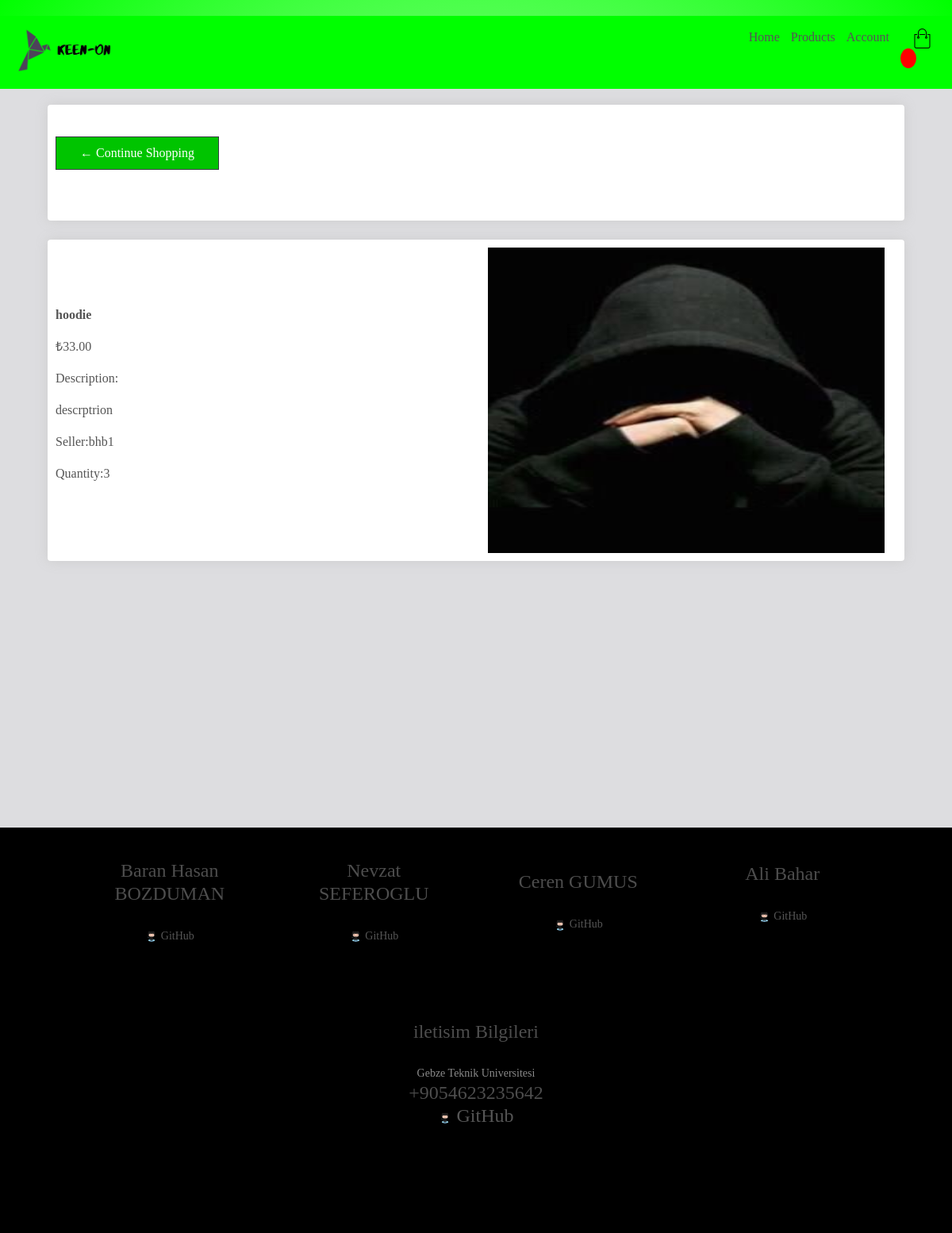
Screenshot of /product_details/10 with the database file from the repository.
### store/models.py (models this page shows, shortened)
class Product(models.Model):
	id = models.AutoField
	customer = models.ForeignKey(Customer, on_delete=models.CASCADE, null=True, blank=True, related_name="product_c")
	name = models.CharField(max_length=200, null=True)
	price= models.FloatField()
	digital = models.BooleanField(default=False, null=True, blank=False)
	image = models.ImageField(null=True, blank=True)
	quantity = models.IntegerField(default=0, null=True, blank=True)
	description =models.CharField(default="default", max_length=2000, null=False)
	@property
	def imageURL(self):
		try:
			url = self.image.url
		except:
			url = ''
		return url

### account/models.py (models this page shows, shortened)
class Customer(models.Model):
	user = models.OneToOneField(User,null=True, blank=True, on_delete= models.CASCADE)
	image = models.ImageField(default='defaultProfile.png',null=True, blank=True)
	phone =  models.CharField(max_length= 12, null=True)

### store/views.py (the view)
def product_details(request,id):
	context = {}
	product = get_object_or_404(Product,id = id)
	context = {'product': product, 'id': id}
	print(product.quantity)
	return render(request, "store/product-details.html",context)

### store/templates/store/product-details.html (shortened to what this page needs)
<!DOCTYPE html>
{% extends 'store/base.html' %}
{% load static %}
{% block forHead %}
    <link rel="stylesheet" href="https://stackpath.bootstrapcdn.com/bootstrap/4.4.1/css/bootstrap.min.css">
    <link rel="stylesheet" type="text/css" href="{% static 'css/checkout.css' %}">
    <link rel="stylesheet" type="text/css" href="{% static 'css/style.css' %}">
    <link rel="stylesheet" type="text/css" href="{% static 'css/profile.css' %}">
	<link rel="stylesheet" type="text/css" href="{% static 'css/style.css' %}">
    <link rel="stylesheet" type="text/css" href="{% static 'css/base.css' %}">
    <link rel="stylesheet" type="text/css" href="{% static 'css/navbar.css' %}">
{% endblock %}
{% block content %}
<div style = "background-color:#DDDDE0;">
<div style = "background-color: #00ff00;">
    {% include "store/navbar.html" %}
    <br>
    <br>
    <br>
</div>
<div class="row">
	<div class="col-lg-12">
		<div class="col-lg-12">
			<div class="col-lg-12">
				<div class="col-lg-12">
					<div class="col-lg-12">
		<div class="box-element">
			<a  class="btn btn-outline-dark" href="{% url 'store' %}">&#x2190; Continue Shopping</a>
			<br>
			<br>
		</div>
		<br>
			<div class="box-element" style = "background-color:#FFFFFF">
			<div class="row">
				<div class="col-md-6">
					<p><strong>{{product.name}}</strong></p>
					<div class="subtitle" style="flex:1"><p> ₺{{product.price|floatformat:2}}</p></div>
					<div style="flex:2"><p>Description:</p></div>
					<div style="flex:2"><p>{{product.description}}</p></div>
					<div style="flex:2"><p>Seller:{{product.customer.user.username}}</p></div>
					<div style="flex:2"><p>Quantity:{{product.quantity}}</p></div>
				</div>
				<div class="col-md-6"><img class="col-image" src="{{product.imageURL}}" width="500px" height="385px">
					</div>
			</div>
		</div>
		</div>
	</div>
	</div>
	<br>
	 <br>
    <br>
    <br>
    <br>
    <br>
    <br>
    <br>
    <br>
    <br>
	  <br>
    <br>
    <br>
    <br>
</div>
		</div>
	</div>
	</div>
<div class="footer">
	<div class="row">
		<div class="col-5">
			<ul>
				<li><h4>Baran Hasan BOZDUMAN</h4></li>
					<div class="img_link">
						<a href="https://github.com/bhbduman" target="blank">
							<img src="{% static 'images/GitHub.png' %}">
							GitHub
						</a><br>
					</div>
			</ul>
		</div>
		<div class="col-5">
			<ul>
				<li><h4>Nevzat SEFEROGLU</h4></li>
					<a href="https://github.com/nevzatseferoglu" target="blank">
						<div class="img_link">
							<img src="{% static 'images/GitHub.png' %}">
							GitHub
						</div>
					</a>
			</ul>
		</div>
		<div class="col-5">
			<ul>
				<li><h4>Ceren GUMUS</h4></li>
					<a href="https://github.com/cerengumus" target="blank">
						<div class="img_link">
							<img src="{% static 'images/GitHub.png' %}">
							GitHub
						</div>
					</a>
			</ul>
		</div>
		<div class="col-5">
			<ul>
				<li><h4>Ali Bahar</h4></li>
					<a href="https://github.com/alibhr" target="blank">
						<div class="img_link">
							<img src="{% static 'images/GitHub.png' %}">
							GitHub
						</div>
					</a><br>
			</ul>
		</div>
		<div class="col-5">
			<ul>
				<li><h4>iletisim Bilgileri</h4></li>
				<li>Gebze Teknik Universitesi<h4>
                    <li>+9054623235642<h4>
					<a href="https://github.com/SoftEngProjects-RapidSoft/Keen-On" target="blank">
						<div class="img_link">
							<img src="{% static 'images/GitHub.png' %}">
							GitHub
						</div>
					</a><br>
				</h4></li>
			</ul>
		</div>
	</div>
</div>
{% endblock %}

### static/css/base.css (style rules this page uses)
* { margin:0; padding: 0; box-sizing: border-box; }
body { font-family: 'Merriweather', serif; }
a { text-decoration: none; color: #555; }
p { color: #555; }
h1,h2,h3,h4,h5,h6 { color:hsl(0, 0%, 30%); }
.box-element { box-shadow:hsl(0, 0%, 80%) 0 0 16px; background-color: #fff; border-radius: 4px; padding: 10px; }
.col-lg-4, .col-lg-6, .col-lg-8, .col-lg-12 { margin-top: 10px; }
.btn { border-radius: 0; }

### static/css/style.css (style rules this page uses)
.row { display: flex; align-items: center; flex-wrap: wrap; justify-content: space-around; }
.btn { display: inline-block; background: #00c400; color: #fff; padding: 8px 30px; margin: 30px 0; border-radius: 30px; transition: background 0.5s; }
.footer { max-width: 100%; max-height: 100% margin: auto; padding-left: 100px; padding-right: 100px; background: #000; color: #8a8a8a; font-size: 14px; }
.footer .row .col-5 { text-align: center; padding: 40px 20px; flex-basis: 20%; transition: transform 0.5s; }
.footer .row .col-5 img { width: 50%; padding: 0px 50px; border-radius: 50%; }
.footer .row .col-5 h4 { padding-bottom: 20px; }
.footer .row .col-5 ul { list-style-type: none; }
.footer .img_link img { padding: 0 !important; width: 10% !important; border-radius: 50% !important; }

### static/css/profile.css (style rules this page uses)
body { margin-top:20px; background: radial-gradient(#fff, #00ff00); }

### rows the page displays
Product: name "hoodie", price "33.00", description "descrptrion", customer.user.username "bhb1", quantity "3", imageURL (picture)
